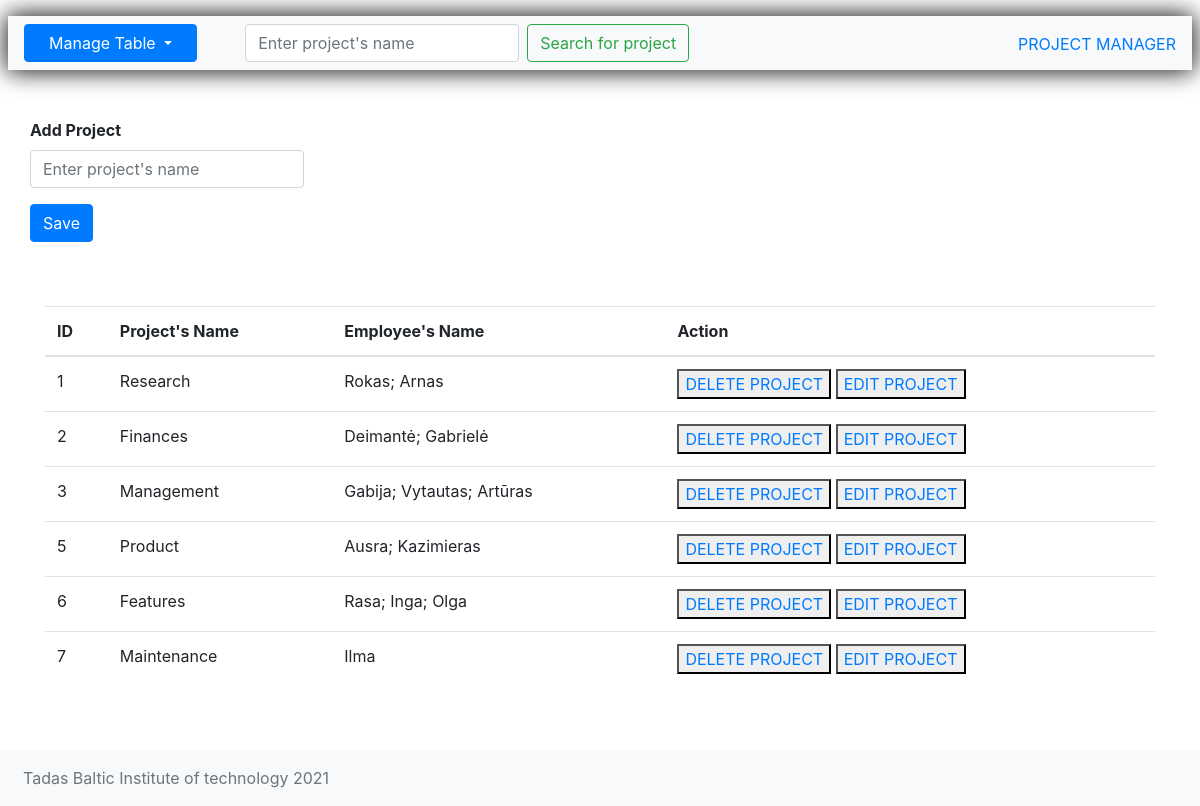
/?path=projects, run on the app's committed database.
### tables this page shows
CREATE TABLE `projects` (
  `id` int(11) NOT NULL AUTO_INCREMENT,
  `name` varchar(50) NOT NULL,
  PRIMARY KEY (`id`)
);

### app/edit.php (called while the page is built, shortened)
<?php
$update = false;

### app/selection.php (called while the page is built)
<?php
$table_name = 'employees';
if (isset($_GET['path']) and $_GET['path'] !== $table_name) {
    if ($_GET['path'] == 'employees' or $_GET['path'] == 'projects')
        $table_name = $_GET['path'];
}
$sql =
    "SELECT "
    . $table_name . ".id, "
    . $table_name . ".name, GROUP_CONCAT(" . ($table_name === 'projects' ? 'employees' : 'projects') . ".name SEPARATOR '; ')" .
    " FROM " . $table_name .
    " LEFT JOIN " . ($table_name === 'projects' ? 'employees' : 'projects') .
    " ON " . ($table_name === 'projects' ? 'employees.project_id = projects.id' : 'employees.project_id = projects.id') .
    " GROUP BY " . $table_name . ".id";

### app/search.php (called while the page is built)
<?php
if (isset($_POST['search1'])) {
    if ($_GET['path'] == 'employees' || $_GET['path'] == "") {
        $search_term = $conn->real_escape_string($_POST['search_box']);
        $sql_search = "SELECT employees.id, employees.name, projects.name FROM employees LEFT JOIN projects ON employees.project_id = projects.id WHERE employees.name LIKE '%$search_term%'";
        $stmt = $conn->prepare($sql_search);
        $stmt->bind_result($id, $first_en, $second_en);
    } else {
        $search_term = $conn->real_escape_string($_POST['search_box']);
        $sql_search = "SELECT projects.id, projects.name, employees.name FROM projects LEFT JOIN employees ON employees.project_id = projects.id WHERE projects.name LIKE '%$search_term%'";
        $stmt = $conn->prepare($sql_search);
        $stmt->bind_result($id, $first_en, $second_en);
    }
} else {
    $stmt = $conn->prepare($sql);
    $stmt->bind_result($id, $first_en, $second_en);
}

### index.php (the view, shortened to what this page needs)
<?php
include 'database/database.php';
include 'app/selection.php';
include 'app/delete.php';
include 'app/search.php';
include 'app/edit.php';
include 'app/update.php';
?>
<!DOCTYPE html>
<html lang="en">
<head>
    <link rel="stylesheet" href="resources/css/style.css">
    <link rel="stylesheet" href="https://maxcdn.bootstrapcdn.com/bootstrap/4.0.0/css/bootstrap.min.css">
</head>
<body>
    <header>
        <div class="shadow-container mr-2 ml-2">
            <div class="body-content">
                <nav class="navbar navbar-expand-lg navbar-light bg-light mt-3 ">
                    <div class="collapse navbar-collapse " id="navbarSupportedContent">
                        <div>
                            <div class="dropdown mr-5 ">
                                <button class="btn btn-primary dropdown-toggle pr-4 pl-4" type="button" data-toggle="dropdown">Manage Table
                                    <span class="caret"></span></button>
                            </div>
                        </div>
                        <form class="form-inline my-2 my-lg-0" action="" method="post" name="search_form">
                            <input class="form-control mr-sm-2" type="text" name="search_box" value="" placeholder="<?php echo ($_GET['path'] === 'projects' ?  "Enter project's name" : "Enter employee's name"); ?>">
                            <button class="btn btn-outline-success my-2 my-sm-0" type="submit" name="search1" value="Search">
                                <?php echo ($_GET['path'] === 'projects' ?  "Search for project" : "Search for employee"); ?></button>
                        </form>
                    </div>
                    <div class="float-end align-middle"><span class="align-middle text-primary ">PROJECT MANAGER</span></div>
                </nav>
            </div>
        </div>
    </header>
    <main>
        <div class="container mt-5">
            <div class="row justify-content-left">
                <form action="<?php ($_SERVER['REQUEST_URI']); ?>" method="post">
                    <?php if ($_GET['path'] == "employees" || $_GET['path'] == "") : ?>
                        <div class="form-group">
                            <label for="name"><?php echo (($update == true) ? ("<strong>Edit Employee</strong>") : ("<strong>Add Employee</strong>")); ?></label>
                            <div class="form-group d-flex">
                                <input type="text" class="form-control" name="name" value="<?php echo ($update == true ? $first_en : ""); ?>" placeholder="Enter employee's name">
                                <?php
                                if ($update) {
                                    $query = "SELECT projects.id, projects.name FROM projects";
                                    $res = mysqli_query($conn, $query) or die(mysqli_connect_error($query));
                                    echo ("<select class='ml-5 custom-select' name='select_name'>");
                                    echo ("<option value=''selected disabled>Projects</option>");
                                    while ($row = mysqli_fetch_array($res)) {
                                        echo "<option value=" . $row['id'] . ">" . $row['name'] . "</option>";
                                    }
                                    echo ("</select>");
                                }
                                ?>
                            </div>
                        </div>
                    <?php else : ?>
                        <div class="form-group">
                            <label for="name"><?php echo (($update == true) ? ("<strong>Edit Project</strong>") : ("<strong>Add Project</strong>")); ?></label>
                            <input type="text" class="form-control" value="<?php echo ($update == true ? $first_en : ""); ?>" name="name" placeholder="Enter project's name">
                        </div>
                    <?php endif; ?>
                    <div class="form-group">
                        <?php if ($update == true) : ?>
                            <button class="btn btn-info" type="submit" name="update">Update</button>
                        <?php else : ?>
                            <button class="btn btn-primary" type="submit" name="save">Save</button>
                        <?php endif; ?>
                    </div>
                </form>
            </div>
        </div>
        <?php
        print('<div class="container mt-5"><table class="table"><thead><tr><th>ID</th><th>' . ($_GET['path'] === 'projects' ?  "Project's Name" : "Employee's Name") . '</th><th>' . ($_GET['path'] === 'projects' ?  "Employee's Name" : "Project's Name") . '</th><th>Action</th>');
        $stmt->execute();
        $stmt->store_result();
        $count = $stmt->num_rows;
        if ($count > 0) {
            while ($stmt->fetch()) {
                echo "<tr>
                    <td>" . $id . "</td>
                    <td>" . $first_en . "</td>
                    <td>" . $second_en . "</td>
                    <td>
                        <button><a href=\"?path=" . $table_name . "&delete=$id\">" . ($_GET['path'] === 'projects' ?  "DELETE PROJECT" : "DELETE EMPLOYEE") . "</a></button>
                        <button><a href=\"?path=" . $table_name . "&edit=$id\">" . ($_GET['path'] === 'projects' ?  "EDIT PROJECT" : "EDIT EMPLOYEE") . "</a></button>
                    </td>
                </tr>";
            }
            print('</table>');
            print('<br />');
            print('<br />');
        } else {
            echo ("<tr>
        <td>No data found</td></tr>");
            print('</table>');
        }
        ?>
    </main>
    <footer class="footer mt-auto py-3 bg-light">
        <div class="container mr-2 ml-2">
            <span class="text-muted">Tadas Baltic Institute of technology 2021</span>
        </div>
    </footer>
</body>
</html>

### resources/css/style.css (style rules this page uses)
.shadow-container { box-shadow: 0 0 25px hsla(0, 0%, 0%, 0.60); }
.body-content { background-color: white; box-shadow: 0 0 25px hsla(0, 0%, 0%, 0.60); padding: 0; text-align: center; }
.navbar { margin: 0 !important; border-bottom: 0 !important; }

### data on the page
projects: id "1", name "Research", second_en "Rokas; Arnas"
projects: id "2", name "Finances", second_en "Deimantė; Gabrielė"
projects: id "3", name "Management", second_en "Gabija; Vytautas; Artūras"
projects: id "5", name "Product", second_en "Ausra; Kazimieras"
projects: id "6", name "Features", second_en "Rasa; Inga; Olga"
projects: id "7", name "Maintenance", second_en "Ilma"
